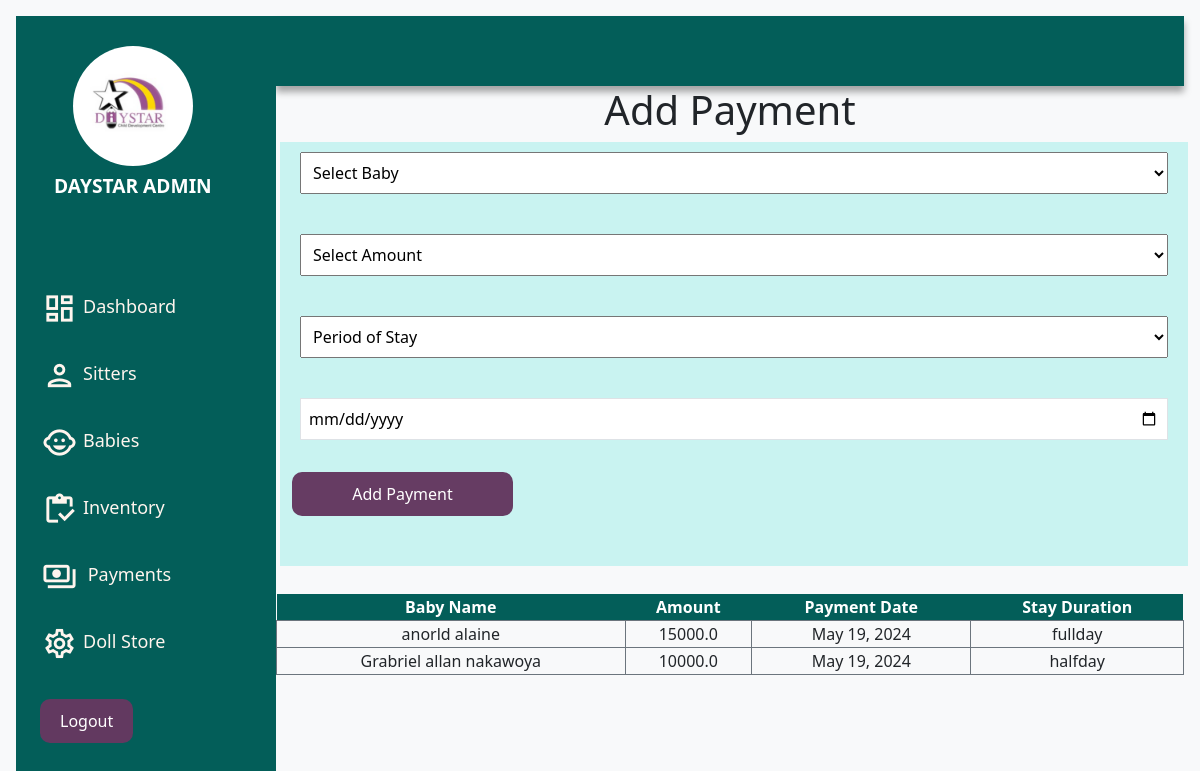
Page /payments/ (signed in) on the earlier database version.
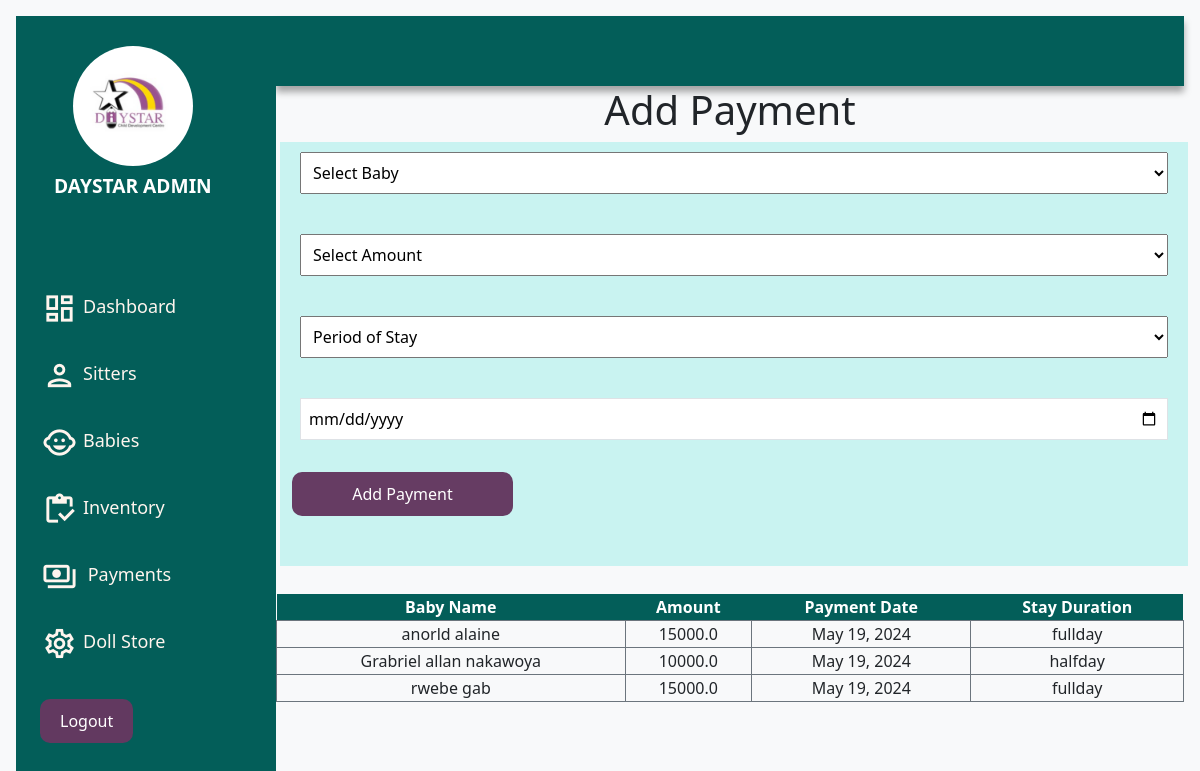
Same page on the later database version.
### application/models.py (models this page shows, shortened)
class Pay(models.Model):
    baby =  models.ForeignKey(Baby, on_delete=models.CASCADE, null=True, blank=True)
    pay_number = models.IntegerField(null=True, blank=True)
    amount = models.FloatField( null=True, blank=True)
    date = models.DateField( auto_now_add=True)
    stay_duration = models.CharField(max_length=15,default='Fullday', blank=True)

class Baby(models.Model):
    sittr = models.ForeignKey(Sitter, on_delete=models.CASCADE, blank=False, null=False, default=True )
    fname = models.CharField(max_length=255)
    lname = models.CharField(max_length=255)
    age = models.CharField(max_length=255)
    gender = models.CharField(max_length=255)
    location = models.CharField(max_length=100)
    image = models.ImageField(max_length=255)
    broughtby = models.CharField(max_length=200)
    timein = models.DateTimeField(auto_now=True)
    timeout = models.DateTimeField(auto_now=True)
    fees= models.CharField(max_length=100 , null=True, blank=True)
    parent_name = models.CharField(max_length= 200)
    babynumber = models.IntegerField(null=True)
    message_left = models.TextField(max_length=1000)
    stay_duration = models.CharField(choices=(('fullday','fullday'),('halfday', 'halfday')), max_length=50, blank=True, null=True)

### application/views.py (the view)
# urls.py: path('payments/', views.payment, name='payments'),
@login_required
def payment(request):
    if request.method == 'POST':
        amount = request.POST['amount']
        date = request.POST['date']
        baby_id = request.POST['id']
        stay_duration = request.POST.get('category')
        baby = Baby.objects.get(id=baby_id )
        pay = Pay(baby=baby, amount= amount, date = date, stay_duration=stay_duration)
        pay.save()
        return redirect('payment_success', id=baby_id)
    else:
        babies = Baby.objects.all()
        pays = Pay.objects.all()
        return render(request, 'application/payments.html', {'babies': babies, 'pays':pays})

### application/templates/application/payments.html (shortened to what this page needs)
{% extends "application/base.html" %}
{% block content  %}
    <div class="content">
        <div class="container-fluid">
            <h1 class="text-center">Add Payment</h1>
            <div class="row">
                <form method="POST" class=" form  ">
                    <div class=" d-flex flex-column p-2">
                        <select name="id" class="p-2">
                            <option value="">Select Baby</option>
                        </select>
                    </div>
                    <br>
                    <div class="d-flex flex-column p-2">
                        <select name="amount" class="p-2"  >
                            <option value="">Select Amount</option>
                        </select>
                    </div>
                    <br>
                    <div class="d-flex flex-column p-2">
                        <select name="category" class="p-2" >
                            <option value="">Period of Stay</option>
                        </select>
                    </div>
                    <br>
                    <div class="d-flex flex-column p-2">
                        <input type="date" name="date" required placeholder="Payment Date"  class="p-2 border ">
                    </div>
                    <br>
                    <button type="submit" class="button w-25">Add Payment</button>
                    <br> <br>
                </form>
            </div>
            <br>
            <div class="row">
                <table class="w-100 h-50  text-center">
                    <thead class="thead text-white">
                        <tr>
                            <th scope="col">Baby Name</th>
                            <th scope="col">Amount</th>
                            <th scope="col">Payment Date</th>
                            <th scope="col">Stay Duration</th>
                        </tr>
                    </thead>
                    <tbody>
                        {% for pay in pays %}
                            <tr class="border border-secondary">
                                <td class=" border border-secondary">{{ pay.baby.fname }} {{ pay.baby.lname }}</td>
                                <td class=" border border-secondary">{{ pay.amount }}</td>
                                <td class=" border border-secondary">{{ pay.date }}</td>
                                <td class=" border border-secondary">{{ pay.stay_duration }}</td>
                            </tr>
                        {% endfor %}
                    </tbody>
                </table>
            </div>
        </div>
        <br>
    </div>
{% endblock  %}

Differences in the rows shown:
added Pay: baby.fname "rwebe", baby.lname "gab", amount "15000.0", date "May 19, 2024", stay_duration "fullday"
